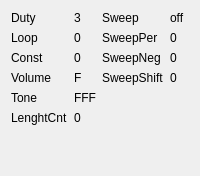
           <widget class="QWidget" name="tab">
            <attribute name="title">
             <string>Tone A</string>
            </attribute>
            <layout class="QGridLayout" name="gridLayout_11">
             <item row="3" column="1">
              <widget class="QLabel" name="label_79">
               <property name="text">
                <string>F</string>
               </property>
              </widget>
             </item>
             <item row="1" column="3">
              <widget class="QLabel" name="label_83">
               <property name="text">
                <string>0</string>
               </property>
              </widget>
             </item>
             <item row="6" column="0">
              <spacer name="verticalSpacer_14">
               <property name="orientation">
                <enum>Qt::Vertical</enum>
               </property>
               <property name="sizeHint" stdset="0">
                <size>
                 <width>20</width>
                 <height>40</height>
                </size>
               </property>
              </spacer>
             </item>
             <item row="2" column="1">
              <widget class="QLabel" name="label_78">
               <property name="text">
                <string>0</string>
               </property>
              </widget>
             </item>
             <item row="0" column="1">
              <widget class="QLabel" name="label_73">
               <property name="text">
                <string>3</string>
               </property>
              </widget>
             </item>
             <item row="0" column="2">
              <widget class="QLabel" name="label_80">
               <property name="text">
                <string>Sweep</string>
               </property>
              </widget>
             </item>
             <item row="2" column="0">
              <widget class="QLabel" name="label_75">
               <property name="text">
                <string>Const</string>
               </property>
              </widget>
             </item>
             <item row="2" column="2">
              <widget class="QLabel" name="label_84">
               <property name="text">
                <string>SweepNeg</string>
               </property>
              </widget>
             </item>
             <item row="4" column="0">
              <widget class="QLabel" name="label_88">
               <property name="text">
                <string>Tone</string>
               </property>
              </widget>
             </item>
             <item row="3" column="2">
              <widget class="QLabel" name="label_86">
               <property name="text">
                <string>SweepShift</string>
               </property>
              </widget>
             </item>
             <item row="1" column="0">
              <widget class="QLabel" name="label_74">
               <property name="text">
                <string>Loop</string>
               </property>
              </widget>
             </item>
             <item row="0" column="3">
              <widget class="QLabel" name="label_81">
               <property name="text">
                <string>off</string>
               </property>
              </widget>
             </item>
             <item row="1" column="2">
              <widget class="QLabel" name="label_82">
               <property name="text">
                <string>SweepPer</string>
               </property>
              </widget>
             </item>
             <item row="0" column="0">
              <widget class="QLabel" name="label_72">
               <property name="text">
                <string>Duty</string>
               </property>
              </widget>
             </item>
             <item row="4" column="1">
              <widget class="QLabel" name="label_89">
               <property name="text">
                <string>FFF</string>
               </property>
              </widget>
             </item>
             <item row="3" column="3">
              <widget class="QLabel" name="label_87">
               <property name="text">
                <string>0</string>
               </property>
              </widget>
             </item>
             <item row="3" column="0">
              <widget class="QLabel" name="label_76">
               <property name="text">
                <string>Volume</string>
               </property>
              </widget>
             </item>
             <item row="1" column="1">
              <widget class="QLabel" name="label_77">
               <property name="text">
                <string>0</string>
               </property>
              </widget>
             </item>
             <item row="2" column="3">
              <widget class="QLabel" name="label_85">
               <property name="text">
                <string>0</string>
               </property>
              </widget>
             </item>
             <item row="5" column="0">
              <widget class="QLabel" name="label_90">
               <property name="text">
                <string>LenghtCnt</string>
               </property>
              </widget>
             </item>
             <item row="5" column="1">
              <widget class="QLabel" name="label_91">
               <property name="text">
                <string>0</string>
               </property>
              </widget>
             </item>
            </layout>
           </widget>
